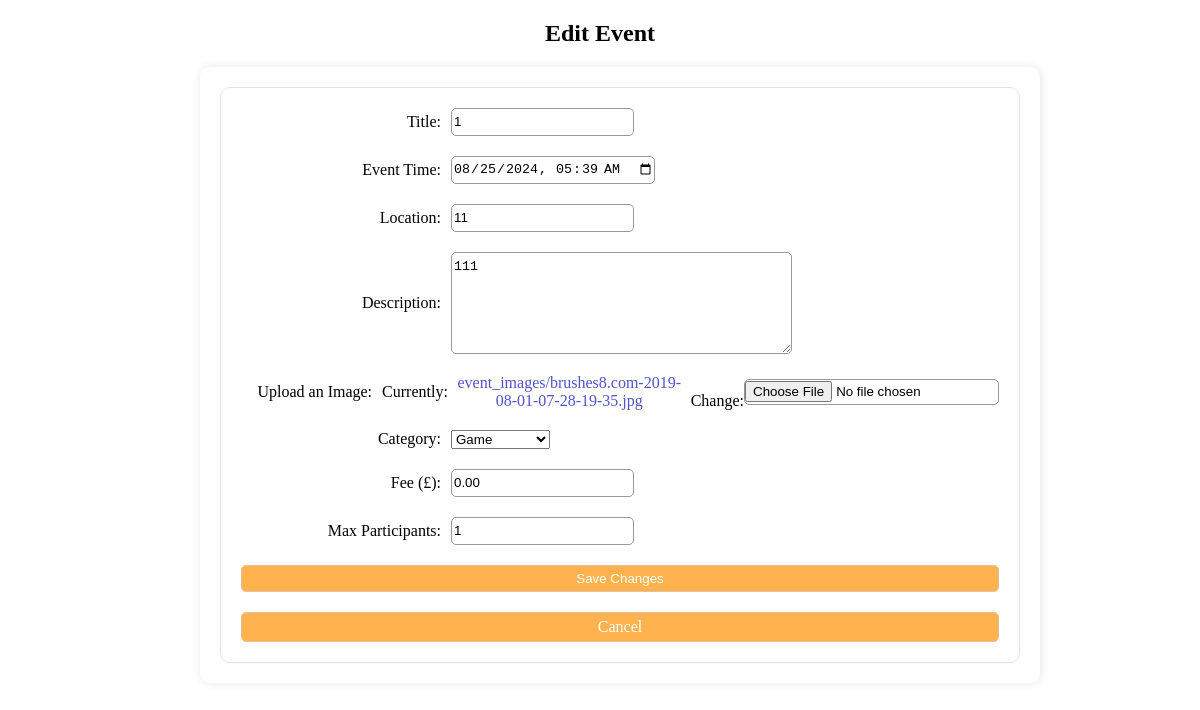
The page /events/12/edit/ (signed in) on the database its author committed.
### myapp/models.py (models this page shows, shortened)
class Event(models.Model):
    CATEGORY_CHOICES = [
        ('game', 'Game'),
        ('performance', 'Performance'),
        ('nature', 'Nature'),
        ('pet', 'Pet'),
        ('gourmet', 'Gourmet'),
        ('reading', 'Reading'),
        ('music', 'Music'),
    ]
    category = models.CharField(max_length=20, choices=CATEGORY_CHOICES)
    title = models.CharField(max_length=100)
    description = models.TextField(max_length=800)
    event_time = models.DateTimeField()
    location = models.CharField(max_length=255)
    image = models.ImageField(upload_to='event_images')
    created_by = models.ForeignKey(settings.AUTH_USER_MODEL, on_delete=models.CASCADE)
    created_at = models.DateTimeField(auto_now_add=True)
    fee = models.DecimalField(max_digits=8, decimal_places=2, default=0.00)  # 费用字段，默认0
    max_participants = models.PositiveIntegerField(default=1)  # 最大参与人数
    current_participants = models.PositiveIntegerField(default=0, editable=False)  # 当前参与人数，自动更新

### myapp/views.py (the view)
# urls.py: path('events/<int:pk>/edit/', views.edit_event, name='edit_event'),
@login_required(login_url='login')
def edit_event(request, pk):
    event = get_object_or_404(Event, pk=pk, created_by=request.user)
    if request.method == "POST":
        form = EventForm(request.POST, request.FILES, instance=event)
        if form.is_valid():
            form.save()
            return redirect('event_detail', pk=event.pk)
    else:
        form = EventForm(instance=event)
    return render(request, 'edit_event.html', {'form': form, 'event': event})

### myapp/forms.py (shortened to what this page needs)
class EventForm(forms.ModelForm):
    class Meta:
        model = Event
        fields = [
            'title',
            'description',
            'event_time',
            'location',
            'image',
            'category',
            'fee',
            'max_participants'
        ]
        widgets = {
            'event_time': forms.DateTimeInput(attrs={'type': 'datetime-local'}),
            'description': forms.Textarea(attrs={'rows':4}),
            'category': forms.Select(),
            'fee': forms.NumberInput(attrs={'step': '0.01'}),
        }

### myapp/templates/myapp/edit_event.html (shortened to what this page needs)
{% extends "_event_form.html" %}
{% block title %}
  Edit Event
{% endblock %}
{% block buttons %}
<button type="submit" class="btn btn-primary">Save Changes</button>
<a href="{% url 'event_detail' event.id %}" class="btn btn-secondary">Cancel</a>
{% endblock %}

### myapp/templates/myapp/_event_form.html (shortened to what this page needs)
{% load static %}
<!DOCTYPE html>
<html lang="en">
  <head>
    <link rel="stylesheet" href="{% static 'css/create-event.css' %}" />
  </head>
  <body style="margin: 0 auto; width: 800px; text-align: center">
    <h2>{% block title %}Form Title{% endblock %}</h2>
    <div class="create-container">
      <form method="post" enctype="multipart/form-data">
        <div class="form-group">
          <label for="{{ form.title.id_for_label }}">Title:</label>
          {{ form.title }}
        </div>
        <div class="form-group">
          <label for="{{ form.event_time.id_for_label }}">Event Time:</label>
          {{ form.event_time }}
        </div>
        <div class="form-group">
          <label for="id_location">Location:</label>
          <input
            type="text"
            class="location-input"
            id="id_location"
            name="location"
            placeholder="Enter a location"
            value="{{ form.location.value|default:'' }}"
            data-autocomplete-type="address"
          />
        </div>
        <div class="form-group">
          <label for="{{ form.description.id_for_label }}">Description:</label>
          {{ form.description }}
        </div>
        <div class="form-group">
          <label for="{{ form.image.id_for_label }}">Upload an Image:</label>
          {{ form.image }}
        </div>
        <div class="form-group">
          <label for="{{ form.category.id_for_label }}">Category:</label>
          {{ form.category }}
        </div>
        <div class="form-group">
          <label for="{{ form.fee.id_for_label }}">Fee (£):</label>
          {{ form.fee }}
        </div>
        <div class="form-group">
          <label for="{{ form.max_participants.id_for_label }}"
            >Max Participants:</label
          >
          {{ form.max_participants }}
        </div>
        {% block buttons %} {% endblock %}
      </form>
    </div>
  </body>
</html>

### myapp/static/css/create-event.css (style rules this page uses)
.create-container { width: 800px; margin: 0 auto; padding: 20px; box-shadow: 1px 0px 10px rgba(0, 0, 0, 0.1); background-color: #fff; border-radius: 10px; position: relative; }
.btn { border: 1px solid #e8be98; text-decoration: none; padding: 5px; background: #ffb24e; color: #fff; border-radius: 5px; }
a { text-decoration: none; color:#Fff; }
form { display: flex; flex-direction: column; gap: 20px; border: 1px solid #edd; border-radius: 10px; padding: 20px; text-align: center; }
.form-group { display: flex; align-items: center; }
.form-group label { display: inline-block; width: 200px; text-align: right; margin-right: 10px; }
.form-group input,.form-group textarea { border: 1px solid #999; border-radius: 5px; line-height: 24px; }
.form-group a { color: #5153cb; }

### rows shown on the page
Event: title "1", event_time "08/25/2024 05:39", location "11", description "111", category "Game", fee "0.00", max_participants "1"
